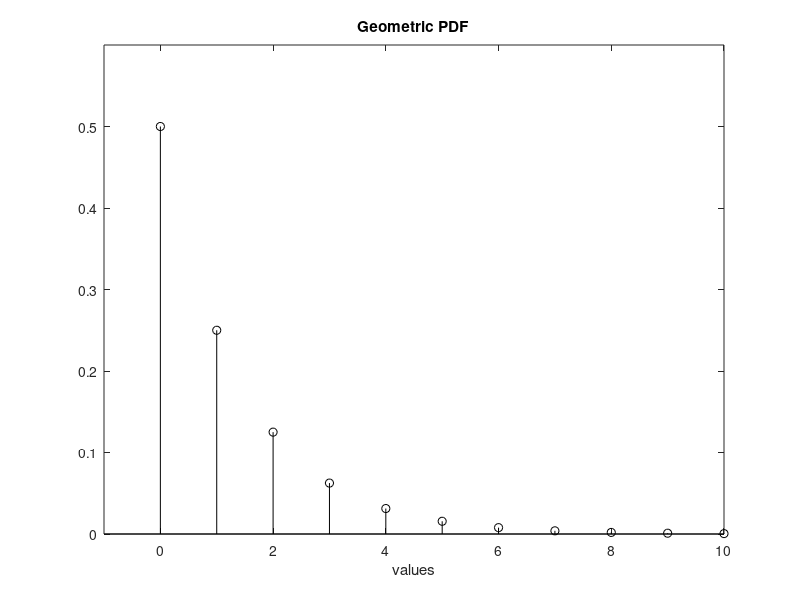

The MATLAB source for this figure:
% Geometric PDF
P=0.5;
N=10;
ypdf=zeros(1,N);
% for nn=0:N
%     ypdf(nn+1)=geopdf(nn,P);
% end
nn=0:1:N;
ypdf(nn+1)=geopdf(nn,P);

stem(0:N,ypdf,'k'); %plots figure
axis([-1 10 0 0.6]);
xlabel('values'); title('Geometric PDF');